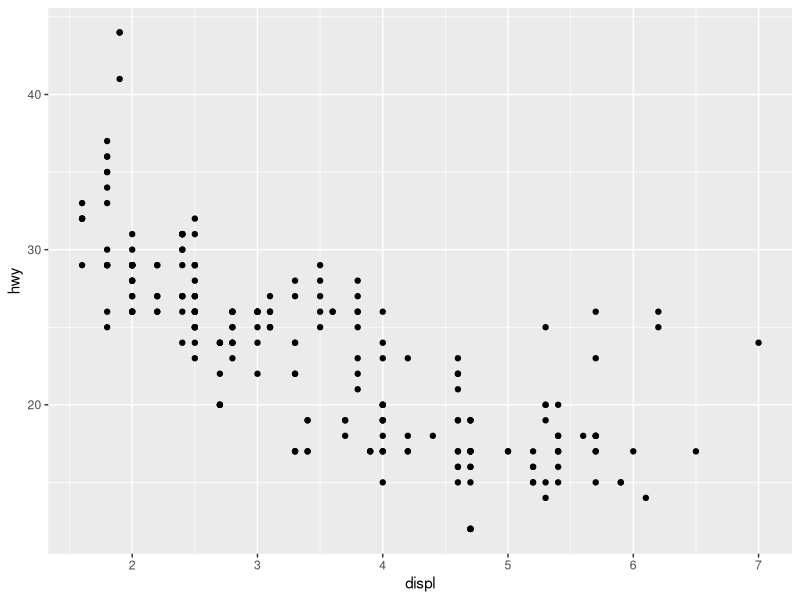
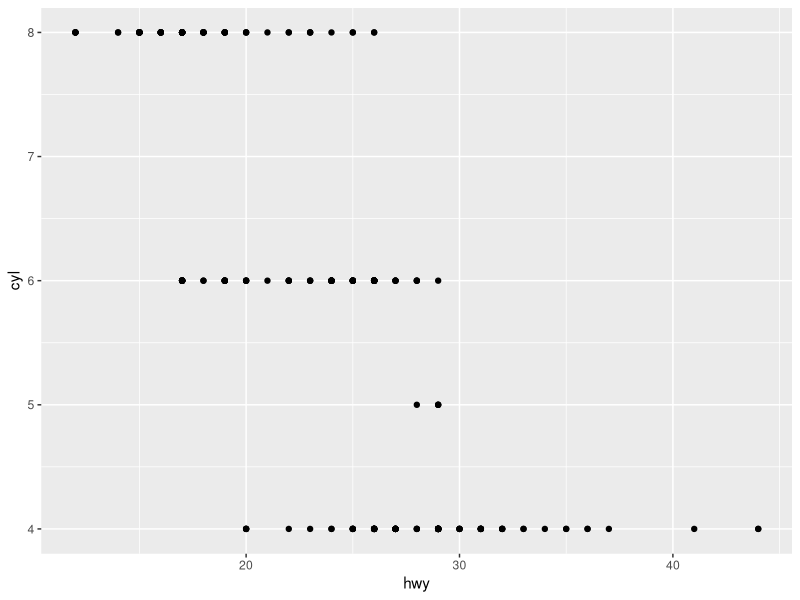
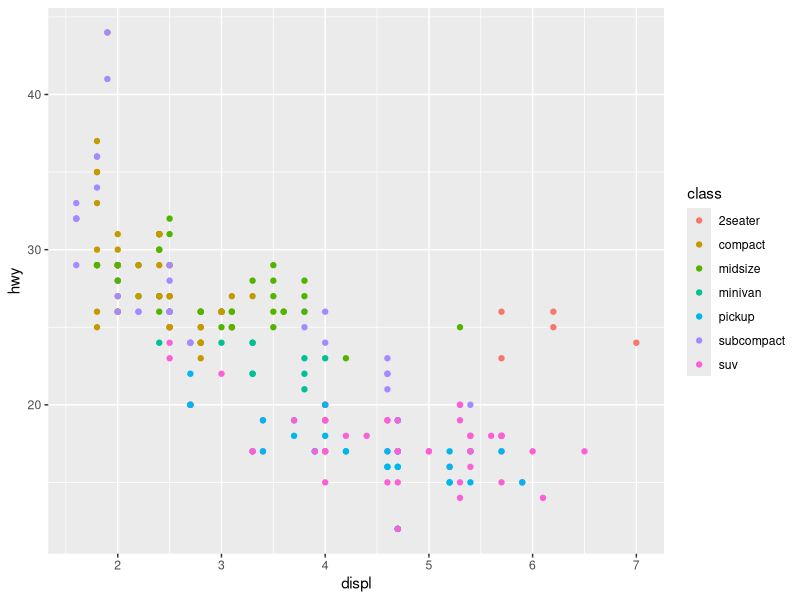
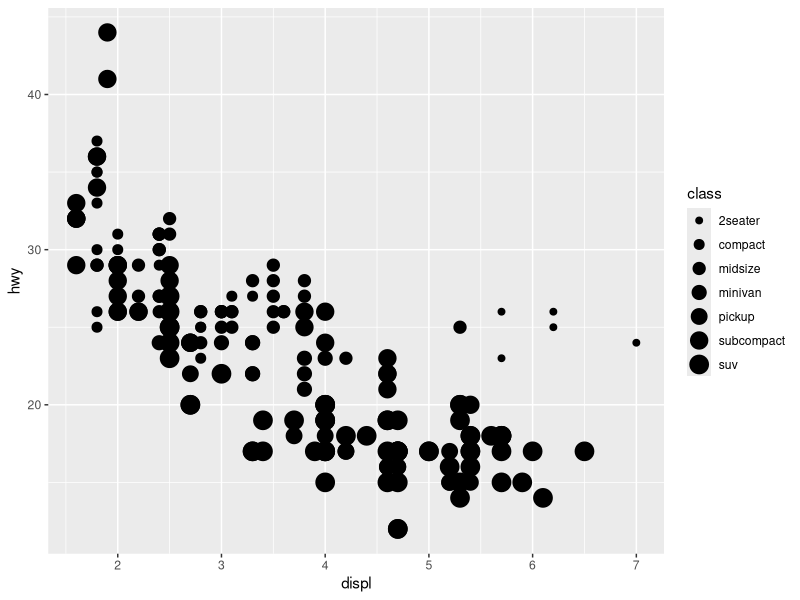
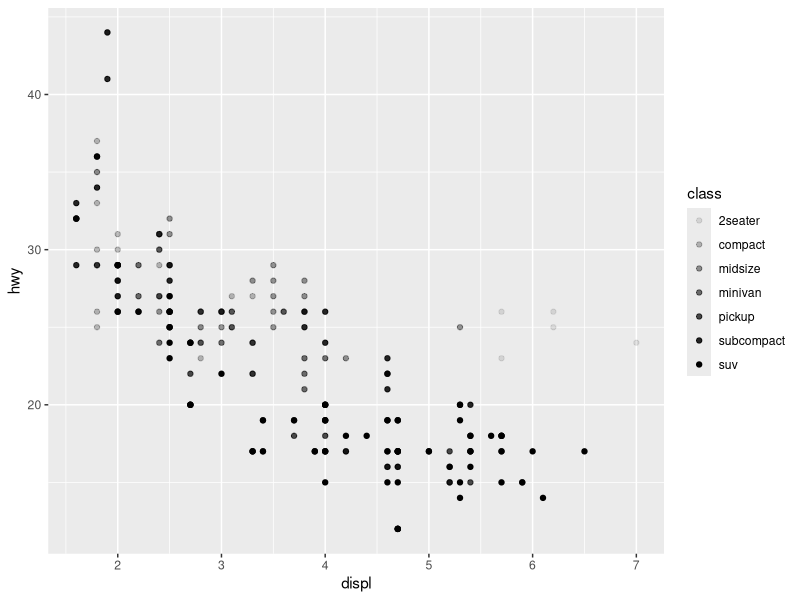
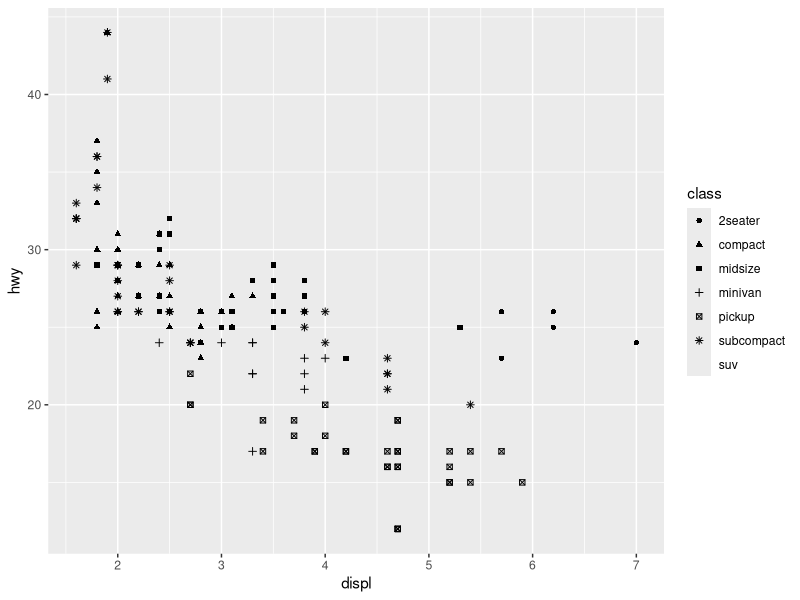
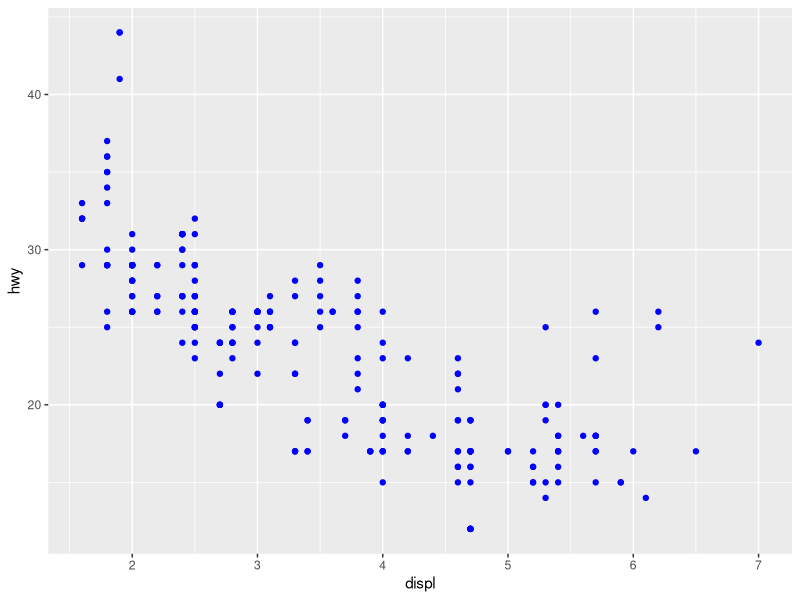
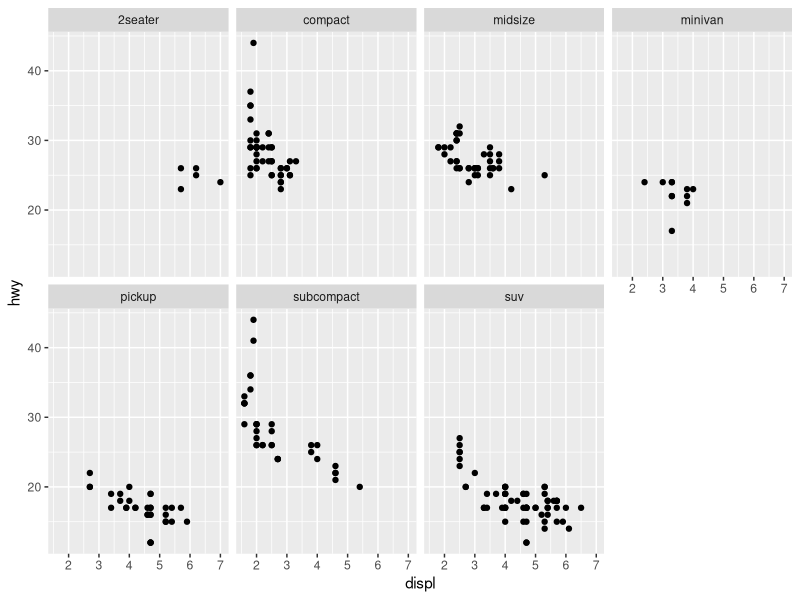

Generate these figures, in order, with R:
## ---- chunk 1
library(tidyverse)
library(patchwork)
## ---- chunk 2
mpg
## ---- chunk 3
ggplot(data = mpg) +
  geom_point(mapping = aes(x = displ, y = hwy))
## ---- chunk 4
nrow(mpg)
## ---- chunk 5
ggplot(data = mpg) +
  geom_point(mapping = aes(x = hwy, y = cyl))
## ---- chunk 6
ggplot(data = mpg) +
  geom_point(mapping = aes(x = displ, y = hwy, color = class))
## ---- chunk 7
ggplot(data = mpg) + 
  geom_point(mapping = aes(x = displ, y = hwy, size = class))
## ---- chunk 8
ggplot(data = mpg) + 
  geom_point(mapping = aes(x = displ, y = hwy, alpha = class))
## ---- chunk 9
ggplot(data = mpg) + 
  geom_point(mapping = aes(x = displ, y = hwy, shape = class))
## ---- chunk 10
ggplot(data = mpg) + 
  geom_point(mapping = aes(x = displ, y = hwy), color = "blue")
## ---- chunk 11
ggplot(data = mpg) +
  geom_point(mapping = aes(x = displ, y =hwy)) +
  facet_wrap(~ class, nrow = 2)
## ---- chunk 12
ggplot(data = mpg) +
  geom_point(mapping = aes(x = displ, y = hwy)) +
  facet_grid(drv ~ cyl)
## ---- chunk 13
ggplot(data = mpg) +
  geom_point(mapping = aes(x = displ, y = hwy)) +
  facet_grid(. ~ cyl)
## ---- chunk 14
ggplot(data = mpg) +
  geom_point(mapping = aes(x = displ, y = hwy)) +
  facet_grid(cyl ~ .)
## ---- chunk 15
ggplot(data = mpg) + 
  geom_point(mapping = aes(x = displ, y = hwy)) + 
  facet_wrap(~ class, nrow = 2)
## ---- chunk 16
ggplot(data = mpg) + 
  geom_smooth(mapping = aes(x = displ, y = hwy))
## ---- chunk 17
ggplot(data = mpg) + 
  geom_smooth(mapping = aes(x = displ, y = hwy, linetype = drv))
## ---- chunk 18
p1 <- ggplot(data = mpg) +
  geom_smooth(mapping = aes(x = displ, y = hwy))
p2 <- ggplot(data = mpg) +
  geom_smooth(mapping = aes(x = displ, y = hwy, group = drv))
p3 <- ggplot(data = mpg) +
  geom_smooth(
    mapping = aes(x = displ, y = hwy, color = drv),
    show.legend = FALSE
  )
## ---- chunk 19
p1 + p2 + p3 + plot_layout(nrow = 1)
## ---- chunk 20
ggplot(data = mpg) +
  geom_point(mapping = aes(x = displ, y = hwy)) +
  geom_smooth(mapping = aes(x = displ, y = hwy))
## ---- chunk 21
ggplot(data = mpg, mapping = aes(x = displ, y = hwy)) +
  geom_point() +
  geom_smooth()
## ---- chunk 22
ggplot(data = mpg, mapping = aes(x = displ, y = hwy)) +
  geom_point(mapping = aes(color = class)) +
  geom_smooth()
## ---- chunk 23
ggplot(data = mpg, mapping = aes(x = displ, y = hwy)) + 
  geom_point(mapping = aes(color = class)) + 
  geom_smooth(data = filter(mpg, class == "subcompact"), se = FALSE #不显示置信区间
              )
## ---- chunk 24
ggplot(data = mpg, mapping = aes(x = displ, y = hwy, color = drv)) + 
  geom_point() + 
  geom_smooth(se = FALSE)
## ---- chunk 25
p11 <- ggplot(data = mpg, mapping = aes(x = displ, y = hwy)) +
  geom_point() +
  geom_smooth(se = F)
## ---- chunk 26
p12 <- ggplot(data = mpg, mapping = aes(x = displ, y = hwy)) +
  geom_point() +
  geom_smooth(mapping = aes(group = drv), se = F)
## ---- chunk 27
p13 <- ggplot(data = mpg, mapping = aes(x = displ, y = hwy, color = drv)) +
  geom_point() +
  geom_smooth(se = F)
## ---- chunk 28
p14 <- ggplot(data = mpg, mapping = aes(x = displ, y = hwy)) +
  geom_point(mapping = aes(color = drv)) +
  geom_smooth(se = F)
## ---- chunk 29
p15 <- ggplot(data = mpg, mapping = aes(x = displ, y = hwy)) +
  geom_point(mapping = aes(color = drv)) +
  geom_smooth(se = F, mapping = aes(linetype = drv))
## ---- chunk 30
p16 <- ggplot(data = mpg, mapping = aes(x = displ, y = hwy)) +
  geom_point(mapping = aes(color = drv))
## ---- chunk 31
p11 + p12 + p13 + p14 + p15 + p16 + plot_layout(nrow = 3)
## ---- chunk 32
ggplot(data = diamonds) + 
  geom_bar(mapping = aes(x = cut))
## ---- chunk 33
ggplot(data = diamonds) + 
  stat_count(mapping = aes(x = cut))
## ---- chunk 34
demo <- tribble(
  ~cut,         ~freq,
  "Fair",       1610,
  "Good",       4906,
  "Very Good",  12082,
  "Premium",    13791,
  "Ideal",      21551
)
## ---- chunk 35
demo 
## ---- chunk 36
ggplot(data = demo) +
  geom_bar(mapping = aes(x = cut, y = freq), stat = "identity")
## ---- chunk 37
ggplot(data = diamonds) + 
  geom_bar(mapping = aes(x = cut, y = stat(prop), group = 1))
## ---- chunk 38
ggplot(data = diamonds) + 
  stat_summary(
    mapping = aes(x = cut, y = depth),
    fun.min = min,
    fun.max = max,
    fun = median
  )
## ---- chunk 39
ggplot(data = diamonds) + 
  geom_pointrange(
    mapping = aes(x = cut, y = depth),
    stat = "summary",
    fun.min = min,
    fun.max = max,
    fun = median
  )
## ---- chunk 40
p21 <- ggplot(data = diamonds) + 
  geom_bar(mapping = aes(x = cut, y = after_stat(prop)))
p22 <- ggplot(data = diamonds) + 
  geom_bar(mapping = aes(x = cut, fill = color, y = after_stat(prop)))
## ---- chunk 41
p21 + p22 + plot_layout(nrow = 1)
## ---- chunk 42
p31 <- ggplot(data = diamonds) + 
  geom_bar(mapping = aes(x = cut, colour = cut))
p32 <- ggplot(data = diamonds) + 
  geom_bar(mapping = aes(x = cut, fill = cut))
## ---- chunk 43
p31 + p32 + plot_layout(nrow = 2)
## ---- chunk 44
ggplot(data = diamonds) + 
  geom_bar(mapping = aes(x = cut, fill = clarity))
## ---- chunk 45
p41 <- ggplot(data = diamonds, mapping = aes(x = cut, fill = clarity)) + 
  geom_bar(alpha = 1/5, position = "identity")
p42 <- ggplot(data = diamonds, mapping = aes(x = cut, colour = clarity)) + 
  geom_bar(fill = NA, position = "identity")
## ---- chunk 46
p41 / p42
## ---- chunk 47
ggplot(data = diamonds) + 
  geom_bar(mapping = aes(x = cut, fill = clarity), position = "fill")
## ---- chunk 48
ggplot(data = diamonds) + 
  geom_bar(mapping = aes(x = cut, fill = clarity), position = "dodge")
## ---- chunk 49
ggplot(data = mpg) + 
  geom_point(mapping = aes(x = displ, y = hwy), position = "jitter")
## ---- chunk 50
ggplot(data = mpg, mapping = aes(x = cty, y = hwy)) + 
  geom_jitter()
## ---- chunk 51
ggplot(data = mpg, mapping = aes(x = cty, y = hwy)) +
geom_count()
## ---- chunk 52
ggplot(data = mpg, aes(x = drv, y = hwy, colour = class)) +
geom_boxplot()
## ---- chunk 53
p51 <- ggplot(data = mpg, mapping = aes(x = class, y = hwy)) + 
  geom_boxplot()
p52 <- ggplot(data = mpg, mapping = aes(x = class, y = hwy)) + 
  geom_boxplot() +
  coord_flip()
p51 + p52
## ---- chunk 54
nz <- map_data("nz")

n1 <- ggplot(nz, aes(long, lat, group = group)) +
  geom_polygon(fill = "white", colour = "black")

n2 <- ggplot(nz, aes(long, lat, group = group)) +
  geom_polygon(fill = "white", colour = "black") +
  coord_quickmap()
n1 + n2
## ---- chunk 55
bar <- ggplot(data = diamonds) + 
  geom_bar(
    mapping = aes(x = cut, fill = cut), 
    show.legend = FALSE,
    width = 1
  ) + 
  theme(aspect.ratio = 1) +
  labs(x = NULL, y = NULL)

b1 <- bar + coord_flip()
b2 <- bar + coord_polar()
b1 + b2
